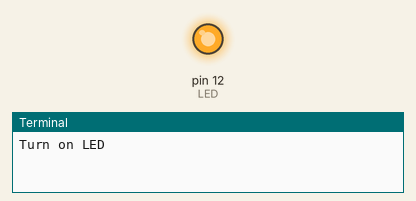
A program run on a simulated Raspberry Pi (header pin numbers). Parts: output pins drawn as LEDs (lit = HIGH), the last lines printed to the terminal. At 5.0 s the program stops and its outputs stay as they are.

Above: at 0.1 s.
At 5.1 s:
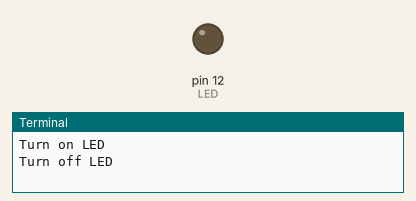
Timing chart, 0 to 6.5 s (numbered marks = the images above):
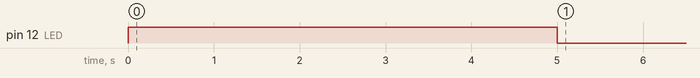

Measured:
- by itself, pin 12 (LED): LOW → HIGH at 0.00 s, → LOW 5.0 s later

The program:

main.py
```python
import RPi.GPIO as GPIO
from time import sleep

LED = 12

GPIO.setmode(GPIO.BOARD)                        #setting numbering of GPIO pins by BOARD format
GPIO.setwarnings(False)                         #disable warings
GPIO.setup(LED,GPIO.OUT,initial=GPIO.LOW)       #setting up pin 12 as output with initial pin status as off or LOW

#-----------------------------------------------main
print("Turn on LED")
GPIO.output(LED, GPIO.HIGH)
sleep(5)
print("Turn off LED")
GPIO.output(LED, GPIO.LOW)
```
